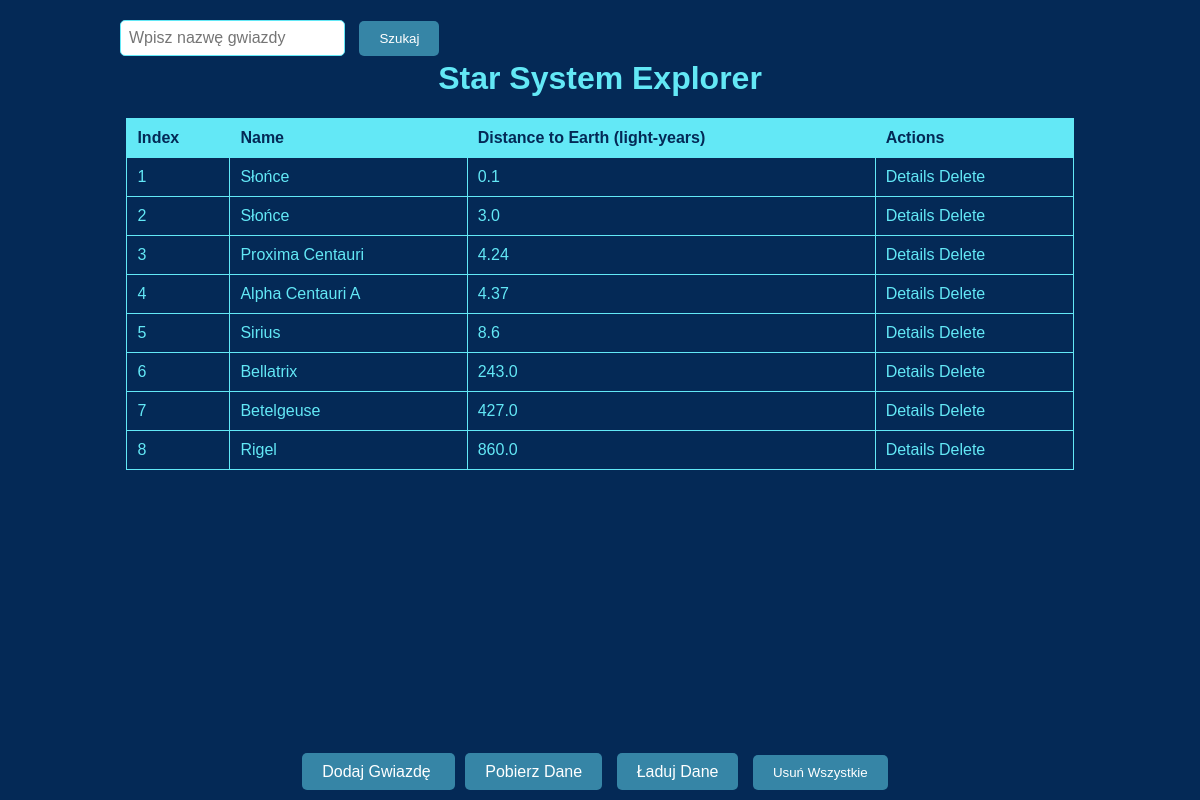
Before: / with the older database file.
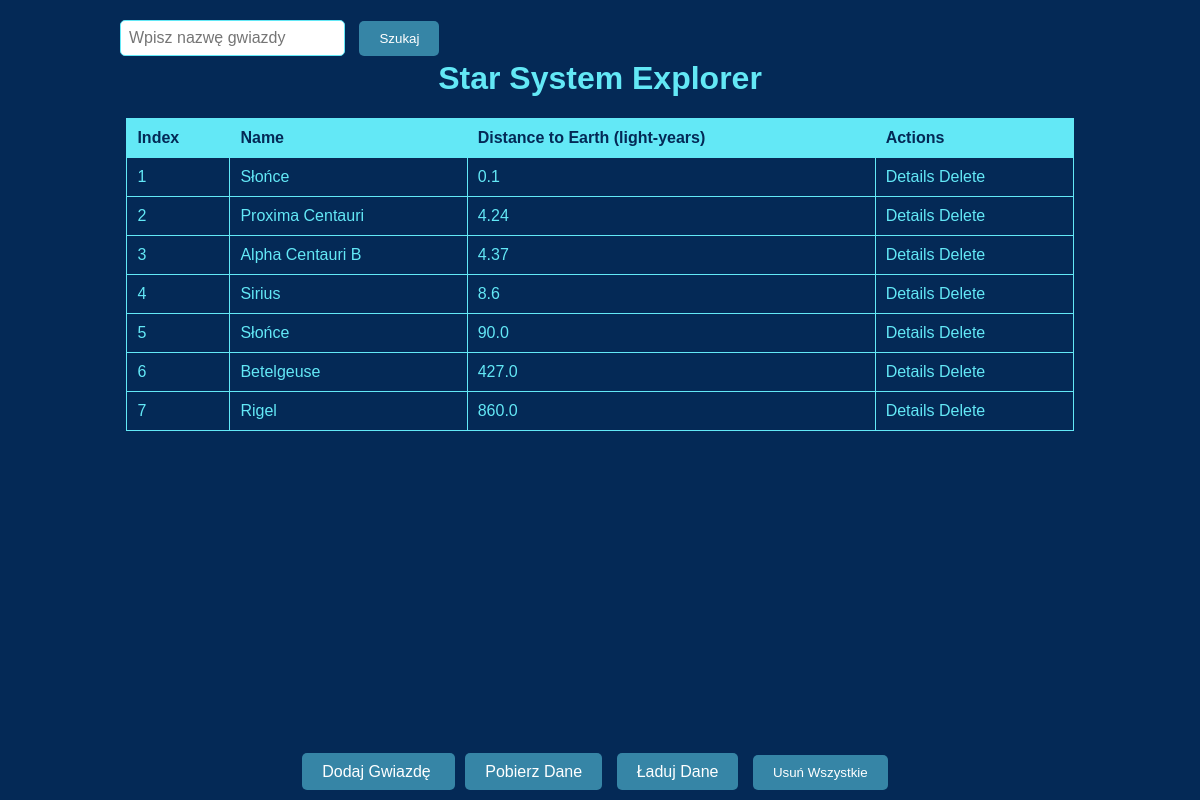
After: the same page with the newer database file.
### explorer/models.py (models this page shows, shortened)
class Star(models.Model):
    name = models.CharField(max_length=100)
    distance = models.FloatField()
    system = models.ForeignKey(StarSystem, on_delete=models.CASCADE, default=1)

### explorer/views.py (the view)
# urls.py: path('', index, name='index'),
def index(request):
    systems = StarSystem.objects.all()
    stars = Star.objects.all()
    search_form = SearchForm(request.GET)
    if search_form.is_valid():
        star_name = search_form.cleaned_data['star_name']
        if star_name:
            stars = stars.filter(name__icontains=star_name)
    sorted_stars = sort_stars_by_distance(stars)
    return render(request, 'explorer/index.html',
                  {'systems': systems, 'stars': sorted_stars, 'search_form': search_form})

### explorer/forms.py
class SearchForm(forms.Form):
    star_name = forms.CharField(label='Search Star', max_length=100, required=False)

### explorer/utils.py (called while the page is built)
def quicksort(arr):
    if len(arr) <= 1:
        return arr
    pivot = arr[len(arr) // 2]
    left = [x for x in arr if x < pivot]
    middle = [x for x in arr if x == pivot]
    right = [x for x in arr if x > pivot]
    return quicksort(left) + middle + quicksort(right)

def sort_stars_by_distance(stars):
    distances = [star.distance for star in stars]
    sorted_distances = quicksort(distances)
    sorted_stars = [star for dist in sorted_distances for star in stars if star.distance == dist]
    return sorted_stars

### explorer/templates/explorer/index.html (shortened to what this page needs)
<!DOCTYPE html>
<html>
<head>
    <link rel="stylesheet" type="text/css" href="https://code.jquery.com/ui/1.12.1/themes/base/jquery-ui.css">
</head>
<body>
    <h1>Star System Explorer</h1>
    <form method="get" id="search-form">
        <input type="text" name="star_name" id="id_star_name" placeholder="Wpisz nazwę gwiazdy" />
        <button type="submit" id="search-button">Szukaj</button>
    </form>
    <table>
        <thead>
            <tr>
                <th>Index</th>
                <th>Name</th>
                <th>Distance to Earth (light-years)</th>
                <th>Actions</th>
            </tr>
        </thead>
        <tbody>
            {% for star in stars %}
                <tr>
                    <td>{{ forloop.counter }}</td>
                    <td>{{ star.name }}</td>
                    <td>{{ star.distance }}</td>
                    <td>
                        <a href="{% url 'explorer:star_detail' system_id=star.system.id star_id=star.id %}">Details</a>
                        <a href="{% url 'explorer:delete_star' system_id=star.system.id star_id=star.id %}">Delete</a>
                    </td>
                </tr>
            {% endfor %}
        </tbody>
    </table>
    <div class="button-container">
        <a href="{% url 'explorer:add_star' %}" class="action-button">Dodaj Gwiazdę </a>
        <a href="{% url 'explorer:download_data' %}" class="action-button">Pobierz Dane</a>
        <a href="{% url 'explorer:load_data' %}" class="action-button">Ładuj Dane</a>
         <button id="delete-all-button" class="action-button" onclick="confirmDelete()">Usuń Wszystkie</button>
    </div>
</body>
</html>

### explorer/templates/explorer/index.html (style rules this page uses)
body { font-family: Arial, sans-serif; background-color: #042956; color: #63E8F6; margin: 10; }
h1 { color: #63E8F6; top: 0; text-align: center; display: flex; margin-top: 10px; }
#search-form { position: fixed; top: 40px; padding: 20px; width: 30%; }
a { text-decoration: none; color: #63E8F6; }
.button-container { margin-top: 20px; }
.button-container { position: fixed; bottom: 0; background-color: #042956; padding: 10px; width: 100%; text-align: center; }
.action-button { background-color: #3685A6; color: #FFFFFF; padding: 10px 20px; border: none; border-radius: 5px; cursor: pointer; margin-right: 10px; }
thead { background-color: #63E8F6; color: #042956; }
th, td { border: 1px solid #63E8F6; padding: 10px; text-align: left; }
#id_star_name { padding: 8px; font-size: 16px; border: 1px solid #63E8F6; border-radius: 5px; margin-right: 10px; margin-top: 10px; }
body { display: flex; flex-direction: column; align-items: center; justify-content: center; margin-top: 50px; }
#search-form { position: fixed; top: 0; left: 50%; transform: translateX(-50%); background-color: #042956; padding: 10px; width: 80%; z-index: 1; }
#search-button { background-color: #3685A6; color: #FFFFFF; padding: 10px 20px; border: none; border-radius: 5px; cursor: pointer; }
table { width: 80%; border-collapse: collapse; margin-bottom: 50px; }

Changed rows visible on the page:
removed Star: name "Słońce", distance "3.0"
removed Star: name "Alpha Centauri A", distance "4.37"
removed Star: name "Bellatrix", distance "243.0"
added Star: name "Alpha Centauri B", distance "4.37"
added Star: name "Słońce", distance "90.0"
